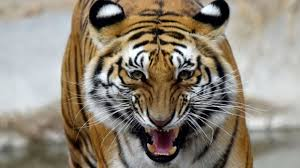
#> input picture 4_ImageOperations/tiger.jpg, 300 x 168 px
$ python main.py
#> lines starting #> are read from the running program, lines starting #| are printed output that depends on the picture; after the words box and inside, x2 and y2 are one past the last pixel; in counts of white or black regions, pixels touching at a corner belong together
import cv2
import numpy as np

img = cv2.imread('tiger.jpg',cv2.IMREAD_COLOR)
#> img is the input picture: shape (168, 300, 3); mean B, G, R 120.3, 133.8, 143.1

px = img[55,55]
#> px = [211, 204, 195]
 # img[55,55]=[255,255,255]
px = img[100:150,100:150]
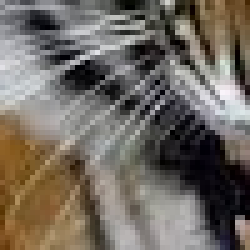
#> px: shape (50, 50, 3) (shown 5 times larger); mean B, G, R 97.2, 105.5, 112.7


#we can also modify this roi range of region
img[100:150,100:150] = [255,255,255]
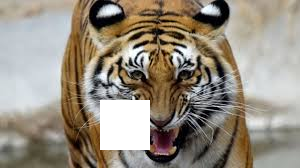
#> img: shape (168, 300, 3); 4.96% of pixels changed, all inside (x1, y1, x2, y2) = (100, 100, 150, 150)
print(px)
#> (printed output is left out)

#certain charecteristice of image
print(img.shape)
#| (168, 300, 3)
print(img.size)
#| 151200
print(img.dtype)
#| uint8

#some operations
watch_face= img[37:111,107:194]
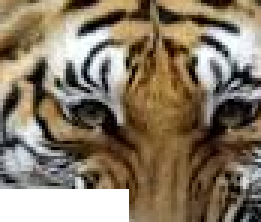
#> watch_face: shape (74, 87, 3) (shown 3 times larger); mean B, G, R 101.5, 121.3, 135.4
img[0:74,0:87] = watch_face
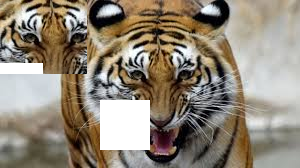
#> img: shape (168, 300, 3); 12.77% of pixels changed, all inside (x1, y1, x2, y2) = (0, 0, 87, 74)

cv2.imshow('image',img)
cv2.waitKey(0)
cv2.destroyAllWindows()
